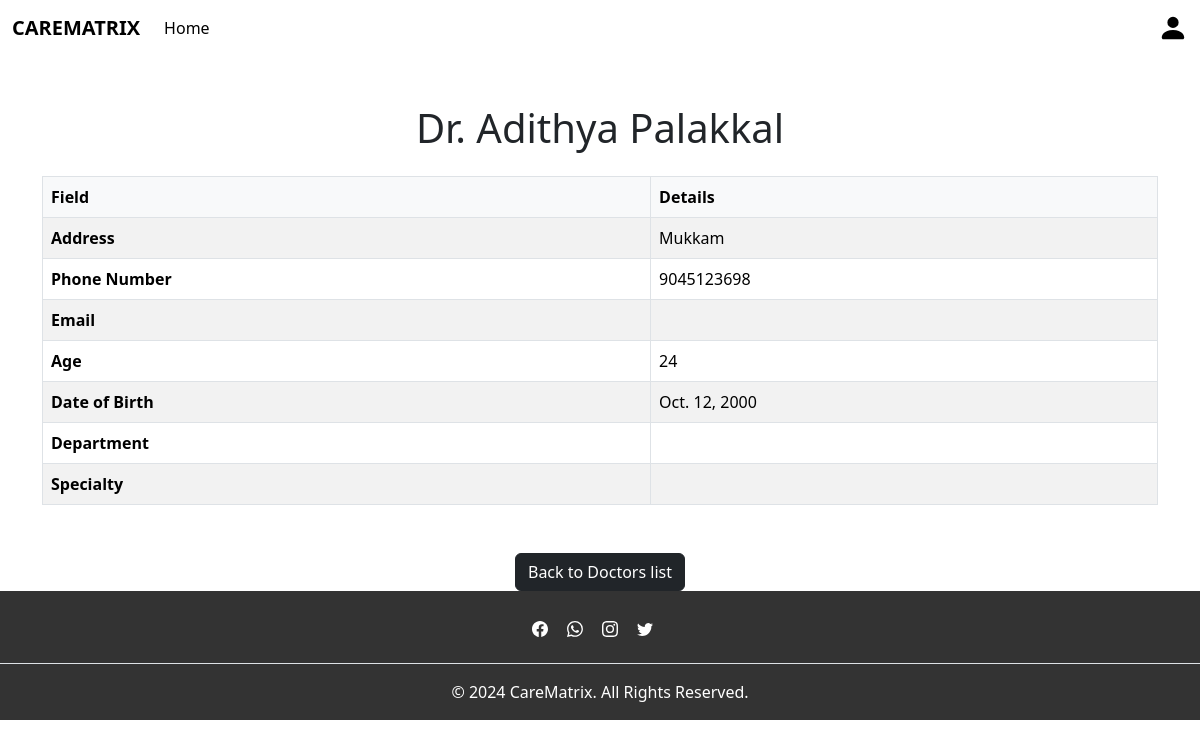
The page /doctor_details/2/ on the database as committed earlier.
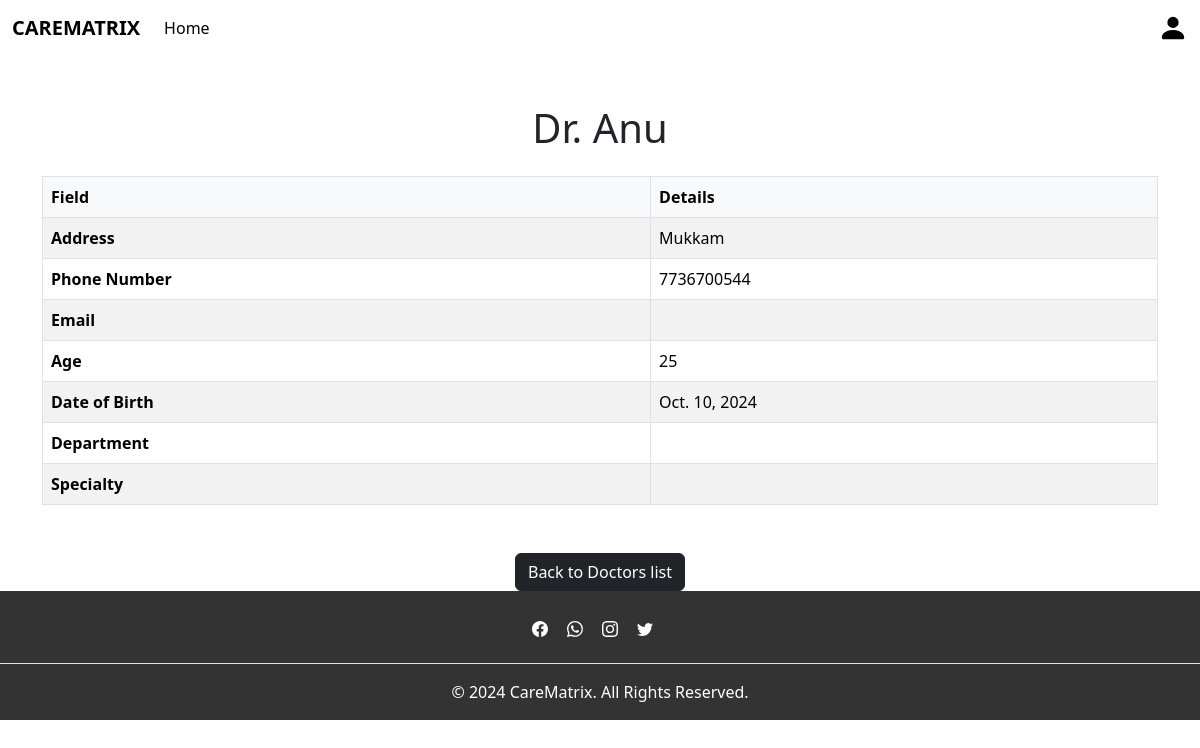
The same page on the database as committed later.
### app/models.py (models this page shows, shortened)
class Doctors(models.Model):
    doc = models.ForeignKey(CustomUser,on_delete=models.CASCADE)
    name=models.CharField(max_length=100)
    speciality=models.CharField(max_length=100)
    department=models.CharField(max_length=100)
    image=models.FileField()

class CustomUser(AbstractUser):
    Phonenumber=models.IntegerField(null=True,blank=True,unique=True)
    Age=models.IntegerField(null=True,blank=True)
    Address=models.CharField(null=True,blank=True,max_length=100)
    DOB=models.DateField(null=True,blank=True)
    usertype=models.CharField(max_length=200)

### app/views.py (the view)
# urls.py: path('doctor_details/<int:id>/', views.doctor_details, name='doctor_details'),
def doctor_details(request, id):
    doctor = get_object_or_404(Doctors, id=id)
    return render(request, 'admin/doctor_details.html', {'doctor': doctor})

### template/admin/doctor_details.html (shortened to what this page needs)
{% extends 'admin/base_admin.html' %}
{% block content %}
<div class="container mt-5">
    <h1 class="text-center mb-4">Dr. {{ doctor.name }}</h1>
    <table class="table table-striped table-hover table-bordered">
        <thead class="table-light">
            <tr>
                <th scope="col">Field</th>
                <th scope="col">Details</th>
            </tr>
        </thead>
        <tbody>
            <tr>
                <th scope="row">Address</th>
                <td>{{ doctor.doc.Address }}</td>
            </tr>
            <tr>
                <th scope="row">Phone Number</th>
                <td>{{ doctor.doc.Phonenumber }}</td>
            </tr>
            <tr>
                <th scope="row">Email</th>
                <td>{{ doctor.doc.Email }}</td>
            </tr>
            <tr>
                <th scope="row">Age</th>
                <td>{{ doctor.doc.Age }}</td>
            </tr>
            <tr>
                <th scope="row">Date of Birth</th>
                <td>{{ doctor.doc.DOB }}</td>
            </tr>
            <tr>
                <th scope="row">Department</th>
                <td>{{ doctor.Department }}</td>
            </tr>
            <tr>
                <th scope="row">Specialty</th>
                <td>{{ doctor.Speciality }}</td>
            </tr>
        </tbody>
    </table>
    <div class="text-center mt-5">
        <a href="{% url 'doctors_list' %}" class="btn btn-dark">Back to Doctors list</a>
    </div>
</div>
{% endblock %}

### template/admin/base_admin.html (shortened to what this page needs)
{% load static %}
<!DOCTYPE html>
<html lang="en">
<head>
    <link href="https://cdn.jsdelivr.net/npm/bootstrap@5.3.3/dist/css/bootstrap.min.css" rel="stylesheet">
</head>
<body>
    <nav class="navbar navbar-expand-lg custom-navbar">
        <div class="container-fluid">
          <a class="navbar-brand" href="#"><strong>CAREMATRIX</strong></a>
          <div class="collapse navbar-collapse" id="navbarNav">
            <ul class="navbar-nav">
              <li class="nav-item">
                <a class="nav-link active" aria-current="page" href="{% url 'admin_home' %}">Home</a>
              </li>
            </ul>
          </div>
          <a href="#">
            <svg xmlns="http://www.w3.org/2000/svg" width="30" height="30" fill="dark" class="bi bi-person-fill" viewBox="0 0 16 16">
              <path d="M3 14s-1 0-1-1 1-4 6-4 6 3 6 4-1 1-1 1zm5-6a3 3 0 1 0 0-6 3 3 0 0 0 0 6"/>
            </svg>
          </a>
        </div>
    </nav>
    {% block content %}{% endblock %}
    <footer class="footer-custom text-center text-lg-start">
        <section class="d-flex justify-content-center p-4 border-bottom">
          <div>
            <a href=""></a>
            <a href=""></a>
            <a href=""></a>
            <a href=""></a>
          </div>
        </section>
        <div class="text-center p-3">
          © 2024 CareMatrix. All Rights Reserved.
        </div>
    </footer>
</body>
</html>

### template/admin/base_admin.html (style rules this page uses)
.footer-custom { background-color: rgba(0, 0, 0, 0.8); color: white; }
.footer-custom a { color: white; margin-right: 15px; }

### template/admin/doctor_details.html (style rules this page uses)
table { border-collapse: collapse; width: 100%; }
th { background-color: #f8f9fa; font-weight: bold; }
td { vertical-align: middle; }
.table-bordered { border: 1px solid #dee2e6; }
.table-bordered th, .table-bordered td { border: 1px solid #dee2e6; }

Rows that differ between the two databases and show on the page:
changed Doctors "Mukkam": name "Adithya Palakkal" → "Anu"; doc.Phonenumber "9045123698" → "7736700544"; doc.Age "24" → "25"; doc.DOB "Oct. 12, 2000" → "Oct. 10, 2024"
